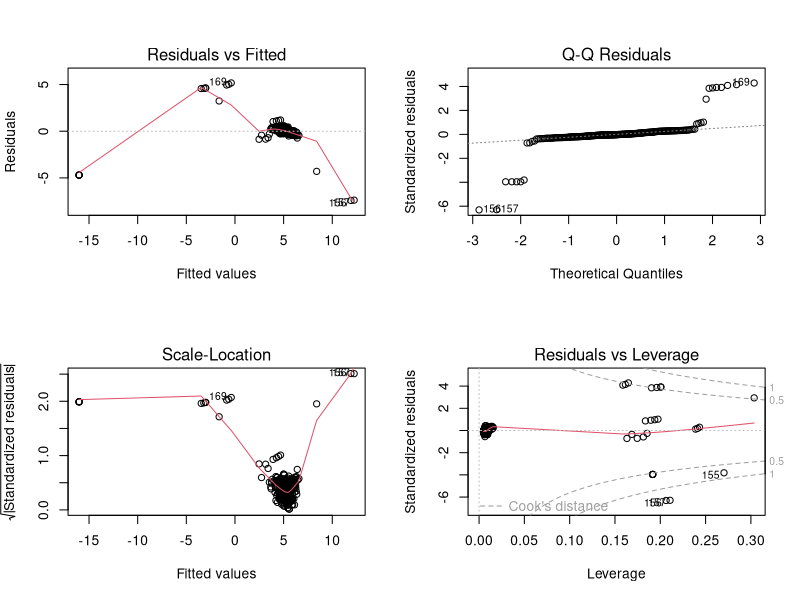
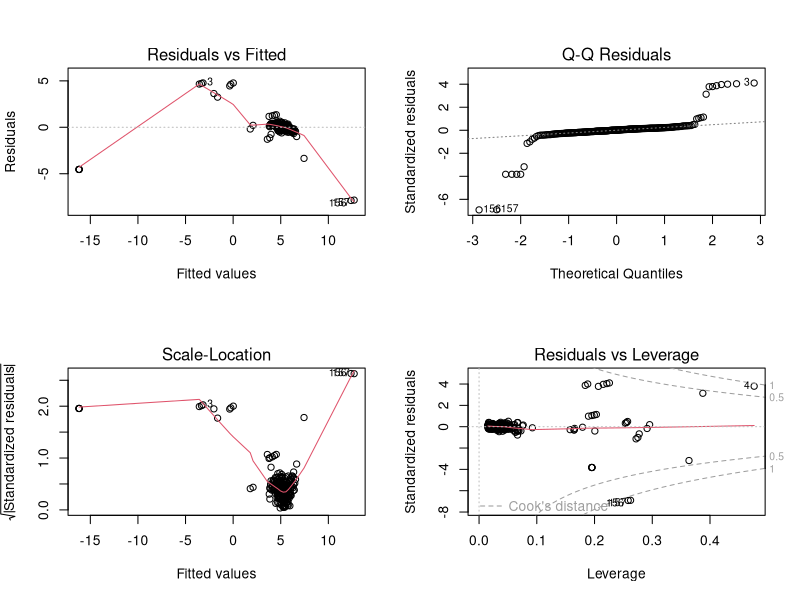

Write R code to recreate these figures, in order.
# IN THIS CODE WE TRY A REGRESSION MODEL WITH THE DATA SCALED WITH A LOGARITHM TRANSFORMATION

# Load libraries ----
library(corrplot)
library(car)

# Load data ----
data <- read.csv("Data/starbucks.csv", header = TRUE, sep = ",")

# Overview of the data ----
summary(data)
str(data)

# Check how many categories there are in the first column
table(data$Beverage_category)
unique(data$Beverage_category)
table(data$Beverage_prep)
unique(data$Beverage_prep)
table(data$Beverage)
unique(data$Beverage)

# Data transformation ----
# Remove percentage sign from the data
data$Vitamin.C....DV. <- as.numeric(gsub("%", "", data$Vitamin.C....DV.))
data$Calcium....DV. <- as.numeric(gsub("%", "", data$Calcium....DV.))
data$Iron....DV. <- as.numeric(gsub("%", "", data$Iron....DV.))
data$Vitamin.A....DV. <- as.numeric(gsub("%", "", data$Vitamin.A....DV.))

# Set the other variables as numeric
data$Calories <- as.numeric(data$Calories)
data$Trans.Fat..g. <- as.numeric(data$Trans.Fat..g.)
data$Total.Fat..g. <- as.numeric(data$Total.Fat..g.)
data$Cholesterol..mg. <- as.numeric(data$Cholesterol..mg.)
data$Sodium..mg. <- as.numeric(data$Sodium..mg.)
data$Total.Carbohydrates..g. <- as.numeric(data$Total.Carbohydrates..g.)
data$Dietary.Fibre..g. <- as.numeric(data$Dietary.Fibre..g.)
data$Sugars..g. <- as.numeric(data$Sugars..g.)
data$Caffeine..mg. <- as.numeric(data$Caffeine..mg.)

# We have some missing values in the variable caffeine 
is.na(data$Caffeine..mg.)
# There are different way to impute NA
# Use the median is a suitable choice because we look 
# into structure of the variable
summary(data$Caffeine..mg.)


# create a copy of original dataset 
data_cleaned <- data

# Presence of Outliers: Looking at the summary statistics provided, 
# the presence of outliers is indicated by the large difference 
# between the mean (89.52 mg.) and the median (75 mg.).

# Outliers can skew the mean, making it less representative of the 
# central tendency of the data.

# The median, being resistant to outliers, provides a better 
# measure of central tendency in this scenario.

# Possibly non-normal distribution 
# With 23 missing values out of 242 observations, 
# the dataset has a relatively small proportion of missing values 
# (approximately 9.5%). 


# Impute NA with median of the  'Caffeine..mg.', without NA
data_cleaned$Caffeine..mg.[is.na(data_cleaned$Caffeine..mg.)] <- median(data_cleaned$Caffeine..mg., na.rm = TRUE)

# no more NA ---> now we can work directly on cleaned dataset 
summary(data_cleaned$Caffeine..mg.)
is.na(data_cleaned$Caffeine..mg.)


# Rename the cleaned data columns by removing the dots and the unity of measure
colnames(data_cleaned) <- c("Beverage_category", "Beverage",
                            "Beverage_prep", "Calories",
                            "Total_Fat", "Trans_Fat",
                            "Saturated_Fat", "Sodium",
                            "Total_Carbohydrates", "Cholesterol",
                            "Dietary_Fibre", "Sugars",
                            "Protein", "Vitamin_A",
                            "Vitamin_C", "Calcium",
                            "Iron", "Caffeine")

# We have to standardize the data before fitting the regression model
# because the variables have different scales and the data distribution is unbalanced

# Select only numeric variables from the cleaned dataset in order to implement regression model

numerical_vars <- data_cleaned[, sapply(data_cleaned, is.numeric)]

# Before starting to fit the regression model we want to standardize our numeric variable

# We standardize the data using a logaritmic transformation
# because the data is not normally distributed
epsilon <- 1e-9
log_tran_data <- log(numerical_vars + epsilon)

# set as df

log_tran_data_df <- as.data.frame(log_tran_data)

# Fit the linear regression model

mod_log_tr <- lm(Calories ~ ., data = log_tran_data_df)

summary(mod_log_tr)

AIC(mod_log_tr)
BIC(mod_log_tr)
vif(mod_log_tr)

# Bakcward selection

mod_log_tr_backward <- step(mod_log_tr, direction = "backward")
summary(mod_log_tr_backward)
AIC(mod_log_tr_backward)
BIC(mod_log_tr_backward)
vif(mod_log_tr_backward)

# Stampare le variabili nel modello completo
cat("Variabili nel modello completo:\n")
names(coefficients(mod_log_tr))

# Stampare le variabili nel modello backward
cat("\nVariabili nel modello backward:\n")
names(coefficients(mod_log_tr_backward))


# Forwards selection

mod_log_tr_forward <- step(mod_log_tr, direction = "forward")
summary(mod_log_tr_forward)
AIC(mod_log_tr_forward)
BIC(mod_log_tr_forward)
vif(mod_log_tr_forward)

# Stampare le variabili nel modello forward
cat("\nVariabili nel modello forward:\n")
names(coefficients(mod_log_tr_forward))


# Stepwise selection

mod_log_tr_stepwise <- step(mod_log_tr, direction = "both")
summary(mod_log_tr_stepwise)
AIC(mod_log_tr_stepwise)
BIC(mod_log_tr_stepwise)
vif(mod_log_tr_stepwise)

# Stampare le variabili nel modello stepwise
cat("\nVariabili nel modello stepwise:\n")
names(coefficients(mod_log_tr_stepwise))



# ANOVA between full model and backward model

anova(mod_log_tr, mod_log_tr_backward)

# Analysis of residuals

# We can check the residuals of the model to see if they are normally distributed

# We can use the Shapiro-Wilk test to check the normality of the residuals

shapiro.test(residuals(mod_log_tr_backward))

par(mfrow = c(2, 2))
plot(mod_log_tr_backward)

plot(mod_log_tr)






# Logistic model

# We can also fit a logistic model to predict the calories

# We have to create a binary variable to predict the calories
# We can use the median of the calories as threshold
# If the calories are greater than the median we set 1, otherwise 0
# We can use the median because the data is not normally distributed

median_calories <- median(log_tran_data_df$Calories)

log_tran_data_df$Calories <- ifelse(log_tran_data_df$Calories > median_calories, 1, 0)

# Fit the logistic model

mod_logistic <- glm(Calories ~ ., data = log_tran_data_df, family = "binomial")

summary(mod_logistic)

AIC(mod_logistic)
BIC(mod_logistic)
vif(mod_logistic)


